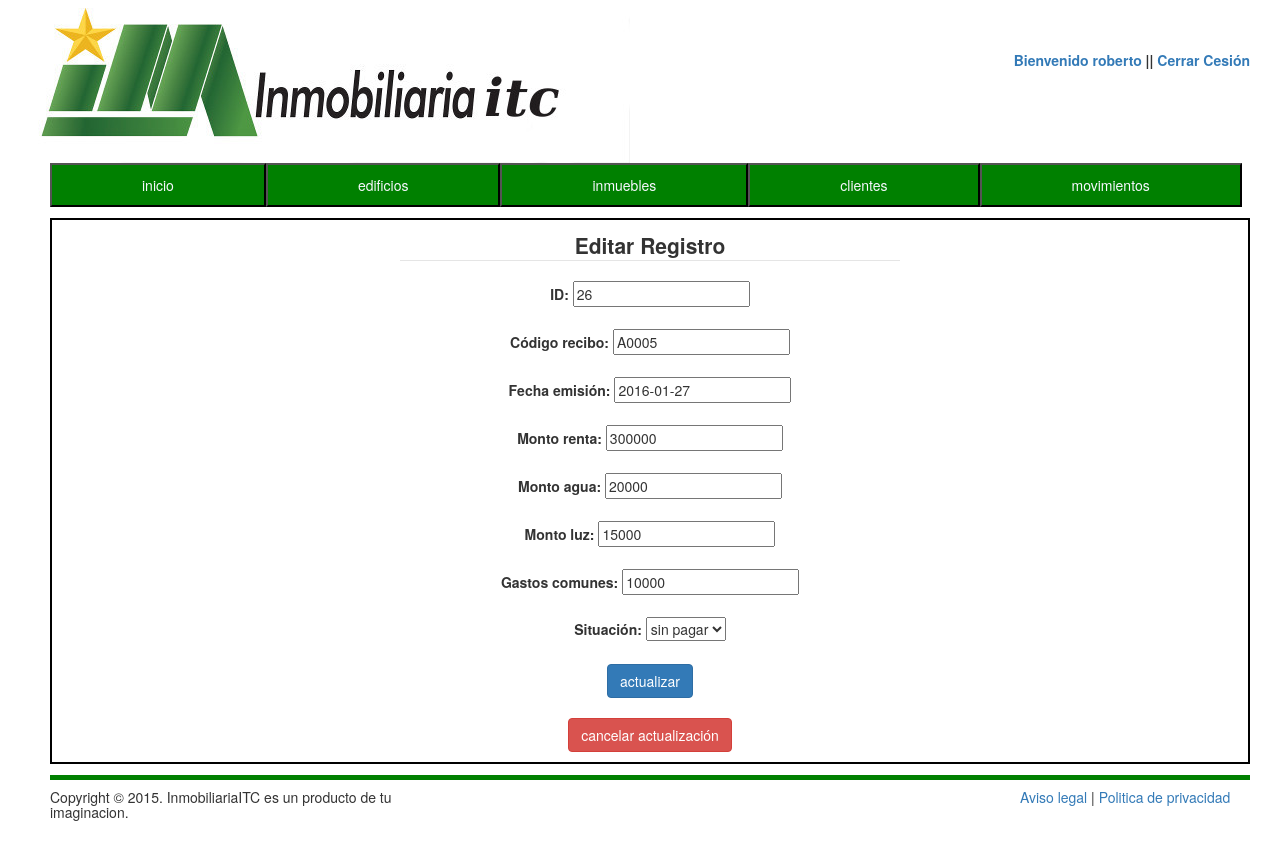
Screenshot of /vistas/Eingresos.php?id=26&ideditar=2 (signed in) with the database file from the repository.
### tables this page shows
CREATE TABLE `ingresos` (
  `id` int(11) NOT NULL,
  `numrecibo` varchar(25) NOT NULL,
  `fechaemision` date NOT NULL,
  `montorenta` int(11) NOT NULL,
  `valoragua` int(11) NOT NULL,
  `valorluz` int(11) NOT NULL,
  `gastoscomunes` int(11) NOT NULL,
  `situacion` varchar(25) NOT NULL
);

### vistas/Eingresos.php (the view, shortened to what this page needs)
<!DOCTYPE html>
<html>
<head>
<link rel="stylesheet" href="../css/style.css" type="text/css" media="all" >
	<link href="../css/bootstrap.min.css" rel="stylesheet">
    <link rel="stylesheet" href="../css/jquery.dataTables.css">
 	      <link rel="stylesheet" href="//code.jquery.com/ui/1.11.4/themes/smoothness/jquery-ui.css">
</head>
<body>
	<img class="logo" alt="logo" src="../medios/Logo1.jpg" />
	<form class="login">
		<label><a href="">Bienvenido <strong><?php echo $_SESSION['user'];?></strong> </a> || <a href="../controladores/desconectar.php"> Cerrar Cesión </a></label>
	</form>
	<ul class="clase-1">
		<li><a href="../index.php" >inicio</a></li>
      <li><a href="edificios.php" >edificios</a></li>
		<li><a href="inmuebles.php" >inmuebles</a></li>
		<li><a href="clientes.php" >clientes</a></li>
		<li><a href="movimientos.php" >movimientos</a></li>
	</ul>
	<div class="inicio">
	<div id="Eingreso" >
	<form method="post" action="" ><center>
	 <?php include("../datos/connect_db.php")?>
		<?php
		 $id = $_GET["id"];
			$sql=("SELECT * FROM ingresos WHERE id = $id ");
				$query=mysqli_query($db,$sql);
     		?>
     		 <?php while($row = mysqli_fetch_array($query, MYSQLI_ASSOC)){ ?>
   	<fieldset style="width : 500px; margin : 10px 10px 10px 10px; ">
    	<legend  style=""><b>Editar Registro</b></legend>
    				<label style=""><b>ID: </b></label>
      <input type="text" name="id"  value="<?=$row["id"];?>" required placeholder=""  readonly="readonly" /></br></br>
    			<label style=""><b>Código recibo: </b></label>
      <input type="text" name="numrecibo" value="<?=$row["numrecibo"];?>" required placeholder=""  readonly="readonly" /></br></br>
    			<label style=""><b>Fecha emisión: </b></label>
      <input type="text" name="femision" id="datepicker" value="<?=$row["fechaemision"];?>" required placeholder=""   /></br></br>
    <label style=""><b>Monto renta: </b></label>
      <input type="number" onkeypress="return isNumberKey(event)" name="renta" value="<?=$row["montorenta"];?>" required placeholder="" /></br></br>
      <label style=""><b>Monto agua: </b></label>
      <input type="number" onkeypress="return isNumberKey(event)" name="agua" value="<?=$row["valoragua"];?>"  required placeholder=""/></br></br>
      <label style=""><b>Monto luz: </b></b></label>
      <input type="number" onkeypress="return isNumberKey(event)" name="luz" value="<?=$row["valorluz"];?>" required placeholder="" /></br></br>
   <label style=""><b>Gastos comunes: </b></b></label>
      <input type="number" onkeypress="return isNumberKey(event)" name="comunes" value="<?=$row["gastoscomunes"];?>" required placeholder="" /></br></br>
 <label style=""><b>Situación: </b></b></label>
      <select name="situacion" required >
		<option value="sin pagar" <?php
      if ('sin pagar'==$row["situacion"]){
      echo "selected";
      };
      ?> >sin pagar</option>
      </select></br></br>
<?php } ?>
      <input   type="submit" name="submit" value="actualizar" class="btn btn-primary" /></br></br><a href="movimientos.php" class="btn btn-danger" >cancelar actualización</a>
   	</fieldset>
		</form></center>
		</div>
	</div>
	<div class="piepag"><h5>Copyright © 2015. InmobiliariaITC es un producto de tu imaginacion.</h5><p><a href="#">Aviso legal</a> | <a href="#">Politica de privacidad</a></p></div>
</body>
</html>

### css/style.css (style rules this page uses)
.logo { float: left; margin-left: 30px; }
body { width: 1250px; }
.login { float: right; margin-top: 50px; }
.clase-1 { list-style:none; width: 1250px; float: left; margin-left: 10px; }
.clase-1 li { background-color: green; float: left; padding: 10px ; border: black 2px outset; }
.clase-1 li a { text-decoration: none; color: ghostwhite; padding: 10px 80px; }
.inicio { border: 2px solid black; float:left; width : 1200px; margin: 1px 50px; }
.piepag { width: 1200px; border-top: 5px outset green; float: left; margin: 10px 50px; }
.piepag h5 { width: 400px; float : left; }
.piepag p { margin-top: 7px; width: 230px; float: right; }

### rows the page displays
ingresos: id "26", numrecibo "A0005", femision "2016-01-27", renta "300000", agua "20000", luz "15000", comunes "10000", situacion "sin pagar"

### other values shown
$_SESSION['user'] "roberto"
